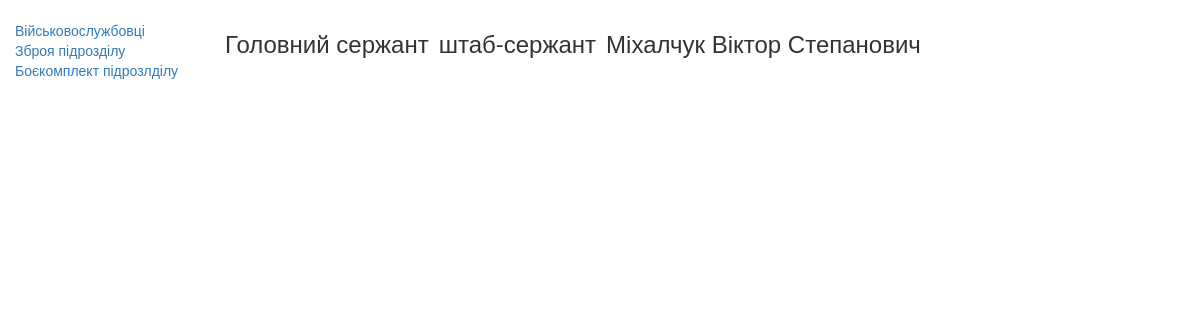
Screenshot of /index/soldiers_card/9/ with the database file from the repository.
### evening/models.py (models this page shows, shortened)
class Soldiers(models.Model):
    slug = models.SlugField(max_length=50, unique=True, null=True,
                            verbose_name='Код посади')
    surname = models.CharField(max_length=50, verbose_name='Фамілія')
    name = models.CharField(max_length=50, verbose_name='Імʼя')
    fathers_name = models.CharField(max_length=50, verbose_name='По батькові')
    callsign = models.CharField(max_length=50, verbose_name='Позивний')
    position_name = models.CharField(
        max_length=50, null=True, verbose_name='Посада')
    mil_prof = models.CharField(max_length=50, null=True, verbose_name='ВОС')
    position_rank = models.CharField(
        max_length=50, null=True, verbose_name='Звання посади')
    rank = models.ForeignKey(
        'Ranks', on_delete=models.PROTECT, null=True, verbose_name='Звання')
    phone = models.CharField(max_length=13, null=True, verbose_name='Телефон')
    birth_date = models.DateField(null=True, verbose_name='Дата народження')
    tax_number = models.CharField(
        max_length=15, unique=True, null=True, verbose_name='ІПН')
    blood_type = models.CharField(
        max_length=15, null=True, verbose_name='Группа крові')
    addres = models.CharField(max_length=255, null=True, verbose_name='Адреса')
    complect_center = models.CharField(
        max_length=255, null=True, verbose_name='Центр комплектаціі')
    mob_date = models.DateField(null=True, verbose_name='Дата мобілізаціі')
    children = models.CharField(max_length=50, null=True, verbose_name='Діти')
    hight_s = models.CharField(max_length=50, null=True, verbose_name='Зріст')
    size = models.CharField(max_length=50, null=True, verbose_name='Розмір')
    boots_s = models.CharField(max_length=50, null=True, verbose_name='Взуття')
    head_s = models.CharField(max_length=50, null=True,
                              verbose_name='Головний убор')
    photo = models.ImageField(blank=True, verbose_name='Фото')
    passport = models.CharField(
        max_length=50, blank=True, verbose_name='Паспорт')
    def __str__(self):
        return f'{self.surname}  {self.name}  {self.fathers_name}'
    class Meta:
        verbose_name = 'Військовослужбовець'
        verbose_name_plural = 'Військовослужбовці'
        ordering = ['slug']

class Ranks (models.Model):
    rank = models.CharField(max_length=50,)
    def __str__(self):
        return self.rank

### evening/views.py (the view)
class SoldiersCard(DetailView):
    model = Soldiers
    template_name = 'evening/soldiers_detail.html'
    context_object_name = 'soldiers_card'

### evening/templates/evening/soldiers_detail.html (shortened to what this page needs)
{% extends "evening/base_generic.html" %}
{% block content %}
<h3>
  <div class="variable">
    <span>{{soldiers_card.position_name}}</span>
    <span>{{soldiers_card.rank}}</span>
    <span>{{soldiers_card}}</span>
  </div>
</h3>
{% endblock %}

### evening/templates/evening/soldiers_detail.html (style rules this page uses)
.variable { display: flex; margin-bottom: 10px; padding: 10px; }
.variable span { margin-right: 10px; }

### rows the page displays
Soldiers: position_name "Головний сержант", rank "штаб-сержант", surname+name+fathers_name "Міхалчук Віктор Степанович"
